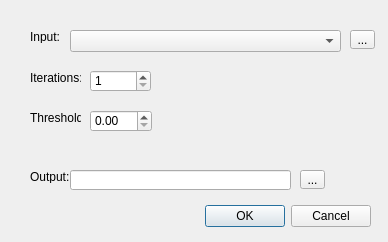
<?xml version="1.0" encoding="UTF-8"?>
<ui version="4.0">
 <class>PluginPPIDialogBase</class>
 <widget class="QDialog" name="PluginPPIDialogBase">
  <property name="geometry">
   <rect>
    <x>0</x>
    <y>0</y>
    <width>388</width>
    <height>242</height>
   </rect>
  </property>
  <property name="windowTitle">
   <string>Pixel Purity Index</string>
  </property>
  <widget class="QDialogButtonBox" name="button_box">
   <property name="geometry">
    <rect>
     <x>30</x>
     <y>200</y>
     <width>341</width>
     <height>32</height>
    </rect>
   </property>
   <property name="orientation">
    <enum>Qt::Horizontal</enum>
   </property>
   <property name="standardButtons">
    <set>QDialogButtonBox::Cancel|QDialogButtonBox::Ok</set>
   </property>
  </widget>
  <widget class="QLabel" name="label">
   <property name="geometry">
    <rect>
     <x>30</x>
     <y>30</y>
     <width>47</width>
     <height>13</height>
    </rect>
   </property>
   <property name="text">
    <string>Input:</string>
   </property>
  </widget>
  <widget class="QLabel" name="label_2">
   <property name="geometry">
    <rect>
     <x>30</x>
     <y>70</y>
     <width>51</width>
     <height>16</height>
    </rect>
   </property>
   <property name="text">
    <string>Iterations:</string>
   </property>
  </widget>
  <widget class="QLabel" name="label_3">
   <property name="geometry">
    <rect>
     <x>30</x>
     <y>110</y>
     <width>51</width>
     <height>16</height>
    </rect>
   </property>
   <property name="text">
    <string>Threshold:</string>
   </property>
  </widget>
  <widget class="QComboBox" name="comboBox">
   <property name="geometry">
    <rect>
     <x>70</x>
     <y>30</y>
     <width>271</width>
     <height>22</height>
    </rect>
   </property>
  </widget>
  <widget class="QSpinBox" name="spinBox">
   <property name="geometry">
    <rect>
     <x>90</x>
     <y>70</y>
     <width>61</width>
     <height>22</height>
    </rect>
   </property>
   <property name="minimum">
    <number>1</number>
   </property>
   <property name="maximum">
    <number>1000000</number>
   </property>
  </widget>
  <widget class="QDoubleSpinBox" name="doubleSpinBox">
   <property name="geometry">
    <rect>
     <x>90</x>
     <y>110</y>
     <width>62</width>
     <height>22</height>
    </rect>
   </property>
  </widget>
  <widget class="QLabel" name="label_4">
   <property name="geometry">
    <rect>
     <x>30</x>
     <y>170</y>
     <width>47</width>
     <height>13</height>
    </rect>
   </property>
   <property name="text">
    <string>Output:</string>
   </property>
  </widget>
  <widget class="QLineEdit" name="lineEdit">
   <property name="geometry">
    <rect>
     <x>70</x>
     <y>170</y>
     <width>221</width>
     <height>20</height>
    </rect>
   </property>
  </widget>
  <widget class="QToolButton" name="toolButton">
   <property name="geometry">
    <rect>
     <x>350</x>
     <y>30</y>
     <width>25</width>
     <height>19</height>
    </rect>
   </property>
   <property name="text">
    <string>...</string>
   </property>
  </widget>
  <widget class="QToolButton" name="toolButton_2">
   <property name="geometry">
    <rect>
     <x>300</x>
     <y>170</y>
     <width>25</width>
     <height>19</height>
    </rect>
   </property>
   <property name="text">
    <string>...</string>
   </property>
  </widget>
 </widget>
 <resources/>
 <connections>
  <connection>
   <sender>button_box</sender>
   <signal>accepted()</signal>
   <receiver>PluginPPIDialogBase</receiver>
   <slot>accept()</slot>
   <hints>
    <hint type="sourcelabel">
     <x>20</x>
     <y>20</y>
    </hint>
    <hint type="destinationlabel">
     <x>20</x>
     <y>20</y>
    </hint>
   </hints>
  </connection>
  <connection>
   <sender>button_box</sender>
   <signal>rejected()</signal>
   <receiver>PluginPPIDialogBase</receiver>
   <slot>reject()</slot>
   <hints>
    <hint type="sourcelabel">
     <x>20</x>
     <y>20</y>
    </hint>
    <hint type="destinationlabel">
     <x>20</x>
     <y>20</y>
    </hint>
   </hints>
  </connection>
 </connections>
</ui>
